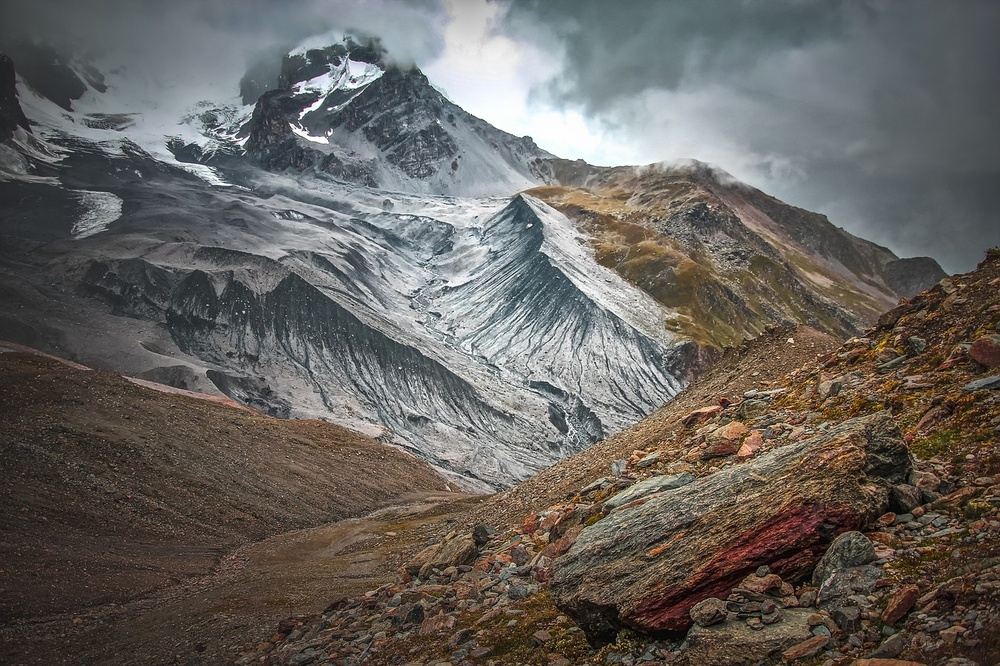
#> input picture 02장 OpenCV 시작하기/예제 02.08 Python OpenCV의 히스토그램 예시/image.jpg, 1000 x 666 px, shrunk from 1280 x 853 before the run
$ python main.py
#> lines starting #> are read from the running program, lines starting #| are printed output that depends on the picture; after the words box and inside, x2 and y2 are one past the last pixel; in counts of white or black regions, pixels touching at a corner belong together
import cv2
import numpy as np

image = cv2.imread("image.jpg")
#> image is the input picture: shape (666, 1000, 3); mean B, G, R 94.6, 99.1, 103
height, width = image.shape[:2]
#> height = 666; width = 1000
gray = cv2.cvtColor(image, cv2.COLOR_BGR2GRAY)
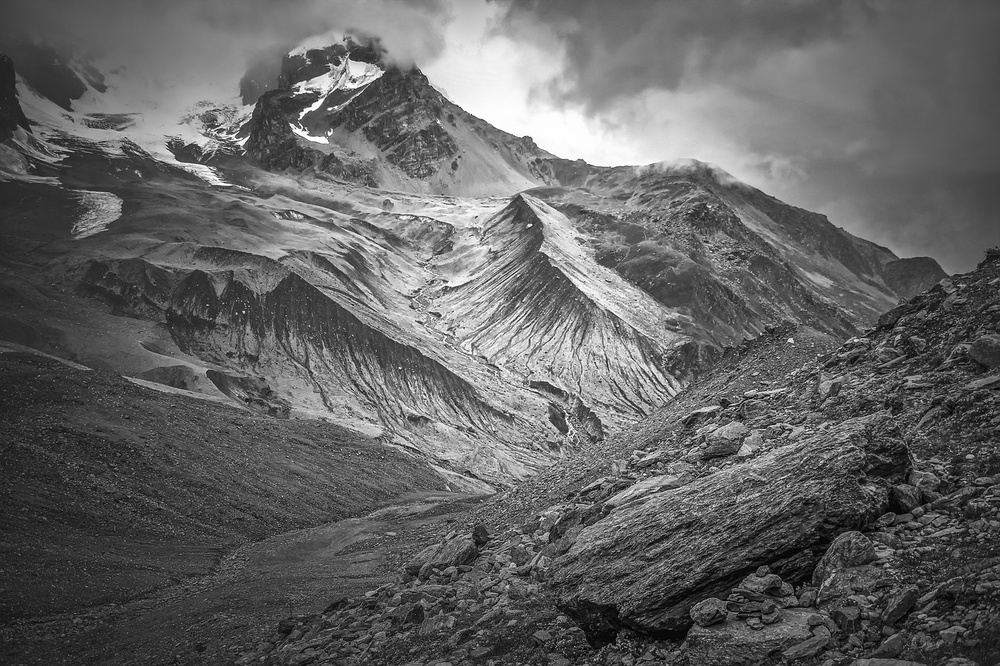
#> gray: shape (666, 1000); min 0, max 255, mean 99.7
result = np.zeros((height, 256), dtype=np.uint8)

hist = cv2.calcHist([gray], [0], None, [256], [0, 256])
#> hist = 256 values, max 6832 at index 87, min 8 at index 0, mean 2601.6
cv2.normalize(hist, hist, 0, 255, cv2.NORM_MINMAX)

for x, y in enumerate(hist):
    cv2.line(result, (x, height), (x, int(height - y[0])), 255)
#> this loop made 256 passes
#> y on passes 1 to 3: [0], [1.57], [2.54]
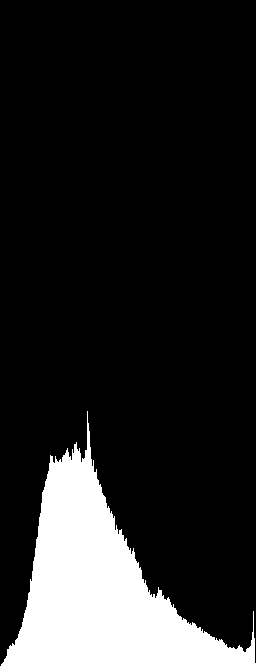
#> result: shape (666, 256); 14.6% white; 1 white region, box (x1, y1, x2, y2) and area: (1, 411, 256, 666) 24933

dst = np.hstack([image[:, :, 0], result])
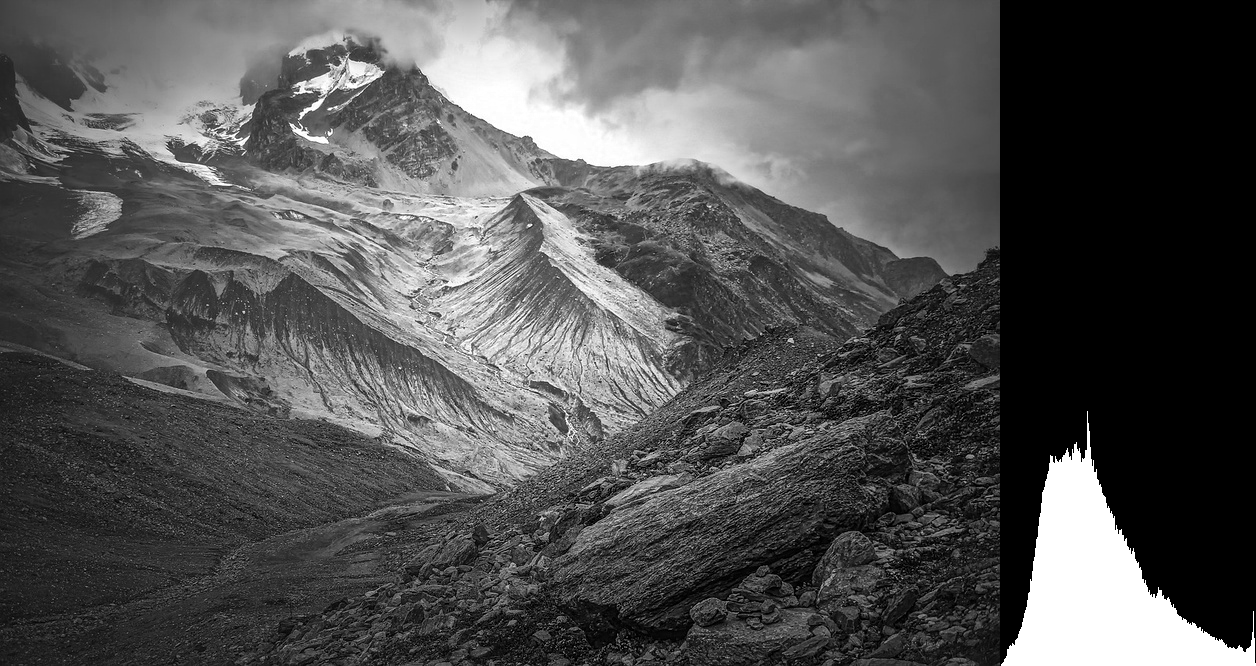
#> dst: shape (666, 1256); min 0, max 255, mean 82.9
cv2.imshow("dst", dst)
cv2.waitKey(0)
cv2.destroyAllWindows()
